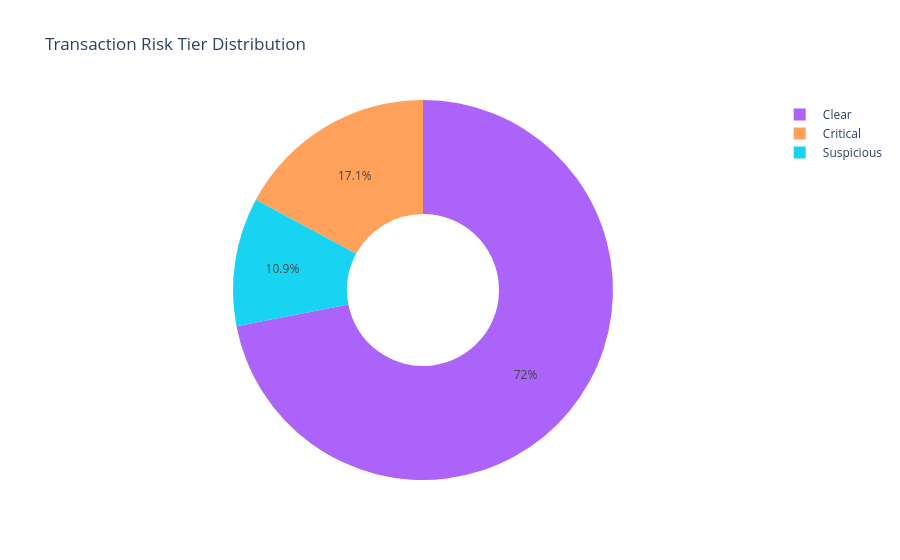

Write notebook code for a chart like this one.
### Code cell
import plotly.express as px

tier_counts = risk_df['RiskTier'].value_counts().reset_index()
tier_counts.columns = ['RiskTier', 'Count']

fig = px.pie(tier_counts, names='RiskTier', values='Count',
             title='Transaction Risk Tier Distribution',
             color='RiskTier',
             color_discrete_map={
                 '🟢 Clear'      : 'green',
                 '🟡 Suspicious' : 'gold',
                 '🔴 Critical'   : 'red'},
             hole=0.4)
fig.show()

# Save using matplotlib instead of kaleido
labels = tier_counts['RiskTier'].tolist()
sizes  = tier_counts['Count'].tolist()
colors = ['green' if '🟢' in l else 'gold' if '🟡' in l else 'red' for l in labels]

plt.figure(figsize=(6,6))
plt.pie(sizes, labels=labels, colors=colors, autopct='%1.1f%%',
        wedgeprops={'width':0.5})
plt.title('Transaction Risk Tier Distribution')
plt.savefig('charts/risk_tiers.png', bbox_inches='tight')
plt.show()
print(" Risk tier chart saved!")

### Figure 1 — Plotly figure (JSON) as saved in the notebook; plotly's stock layout.template omitted (floating-point values rounded to 4 significant figures)
{"data": [{"customdata": [[" Clear"], [" Critical"], [" Suspicious"]], "domain": {"x": [0, 1], "y": [0, 1]}, "hole": 0.4, "hovertemplate": "RiskTier=%{customdata[0]}<br>Count=%{value}<extra></extra>", "labels": [" Clear", " Critical", " Suspicious"], "legendgroup": "", "marker": {"colors": ["#ab63fa", "#FFA15A", "#19d3f3"]}, "name": "", "showlegend": true, "type": "pie", "values": [10169, 2419, 1545]}], "layout": {"legend": {"tracegroupgap": 0}, "title": {"text": "Transaction Risk Tier Distribution"}}}
